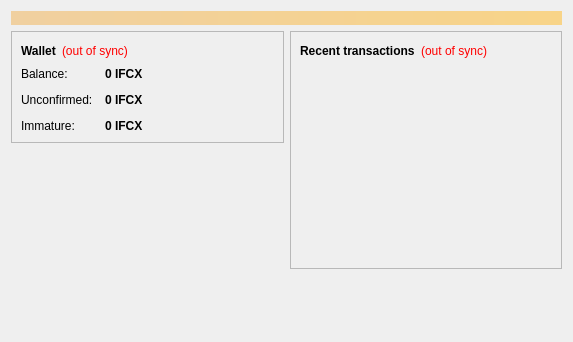
<?xml version="1.0" encoding="UTF-8"?>
<ui version="4.0">
 <class>OverviewPage</class>
 <widget class="QWidget" name="OverviewPage">
  <property name="geometry">
   <rect>
    <x>0</x>
    <y>0</y>
    <width>573</width>
    <height>342</height>
   </rect>
  </property>
  <property name="windowTitle">
   <string>Form</string>
  </property>
  <layout class="QVBoxLayout" name="topLayout">
   <item>
    <widget class="QLabel" name="labelAlerts">
     <property name="visible">
      <bool>false</bool>
     </property>
     <property name="styleSheet">
      <string notr="true">background-color: qlineargradient(x1: 0, y1: 0, x2: 1, y2: 0, stop:0 #F0D0A0, stop:1 #F8D488); color:#000000;</string>
     </property>
     <property name="wordWrap">
      <bool>true</bool>
     </property>
     <property name="margin">
      <number>3</number>
     </property>
    </widget>
   </item>
   <item>
    <layout class="QHBoxLayout" name="horizontalLayout" stretch="1,1">
     <item>
      <layout class="QVBoxLayout" name="verticalLayout_2">
       <item>
        <widget class="QFrame" name="frame">
         <property name="frameShape">
          <enum>QFrame::StyledPanel</enum>
         </property>
         <property name="frameShadow">
          <enum>QFrame::Raised</enum>
         </property>
         <layout class="QVBoxLayout" name="verticalLayout_4">
          <item>
           <layout class="QHBoxLayout" name="horizontalLayout_4">
            <item>
             <widget class="QLabel" name="label_5">
              <property name="font">
               <font>
                <weight>75</weight>
                <bold>true</bold>
               </font>
              </property>
              <property name="text">
               <string>Wallet</string>
              </property>
             </widget>
            </item>
            <item>
             <widget class="QLabel" name="labelWalletStatus">
              <property name="toolTip">
               <string>The displayed information may be out of date. Your wallet automatically synchronizes with the Informcoin network after a connection is established, but this process has not completed yet.</string>
              </property>
              <property name="styleSheet">
               <string notr="true">QLabel { color: red; }</string>
              </property>
              <property name="text">
               <string notr="true">(out of sync)</string>
              </property>
              <property name="alignment">
               <set>Qt::AlignLeading|Qt::AlignLeft|Qt::AlignVCenter</set>
              </property>
             </widget>
            </item>
            <item>
             <spacer name="horizontalSpacer_2">
              <property name="orientation">
               <enum>Qt::Horizontal</enum>
              </property>
              <property name="sizeHint" stdset="0">
               <size>
                <width>40</width>
                <height>20</height>
               </size>
              </property>
             </spacer>
            </item>
           </layout>
          </item>
          <item>
           <layout class="QFormLayout" name="formLayout_2">
            <property name="fieldGrowthPolicy">
             <enum>QFormLayout::AllNonFixedFieldsGrow</enum>
            </property>
            <property name="horizontalSpacing">
             <number>12</number>
            </property>
            <property name="verticalSpacing">
             <number>12</number>
            </property>
            <item row="0" column="0">
             <widget class="QLabel" name="label">
              <property name="text">
               <string>Balance:</string>
              </property>
             </widget>
            </item>
            <item row="0" column="1">
             <widget class="QLabel" name="labelBalance">
              <property name="font">
               <font>
                <weight>75</weight>
                <bold>true</bold>
               </font>
              </property>
              <property name="cursor">
               <cursorShape>IBeamCursor</cursorShape>
              </property>
              <property name="toolTip">
               <string>Your current balance</string>
              </property>
              <property name="text">
               <string notr="true">0 IFCX</string>
              </property>
              <property name="textInteractionFlags">
               <set>Qt::LinksAccessibleByMouse|Qt::TextSelectableByKeyboard|Qt::TextSelectableByMouse</set>
              </property>
             </widget>
            </item>
            <item row="1" column="0">
             <widget class="QLabel" name="label_3">
              <property name="text">
               <string>Unconfirmed:</string>
              </property>
             </widget>
            </item>
            <item row="1" column="1">
             <widget class="QLabel" name="labelUnconfirmed">
              <property name="font">
               <font>
                <weight>75</weight>
                <bold>true</bold>
               </font>
              </property>
              <property name="cursor">
               <cursorShape>IBeamCursor</cursorShape>
              </property>
              <property name="toolTip">
               <string>Total of transactions that have yet to be confirmed, and do not yet count toward the current balance</string>
              </property>
              <property name="text">
               <string notr="true">0 IFCX</string>
              </property>
              <property name="textInteractionFlags">
               <set>Qt::LinksAccessibleByMouse|Qt::TextSelectableByKeyboard|Qt::TextSelectableByMouse</set>
              </property>
             </widget>
            </item>
            <item row="2" column="0">
             <widget class="QLabel" name="labelImmatureText">
              <property name="text">
               <string>Immature:</string>
              </property>
             </widget>
            </item>
            <item row="2" column="1">
             <widget class="QLabel" name="labelImmature">
              <property name="font">
               <font>
                <weight>75</weight>
                <bold>true</bold>
               </font>
              </property>
              <property name="toolTip">
               <string>Mined balance that has not yet matured</string>
              </property>
              <property name="text">
               <string notr="true">0 IFCX</string>
              </property>
              <property name="textInteractionFlags">
               <set>Qt::LinksAccessibleByMouse|Qt::TextSelectableByKeyboard|Qt::TextSelectableByMouse</set>
              </property>
             </widget>
            </item>
           </layout>
          </item>
         </layout>
        </widget>
       </item>
       <item>
        <spacer name="verticalSpacer">
         <property name="orientation">
          <enum>Qt::Vertical</enum>
         </property>
         <property name="sizeHint" stdset="0">
          <size>
           <width>20</width>
           <height>40</height>
          </size>
         </property>
        </spacer>
       </item>
      </layout>
     </item>
     <item>
      <layout class="QVBoxLayout" name="verticalLayout_3">
       <item>
        <widget class="QFrame" name="frame_2">
         <property name="frameShape">
          <enum>QFrame::StyledPanel</enum>
         </property>
         <property name="frameShadow">
          <enum>QFrame::Raised</enum>
         </property>
         <layout class="QVBoxLayout" name="verticalLayout">
          <item>
           <layout class="QHBoxLayout" name="horizontalLayout_2">
            <item>
             <widget class="QLabel" name="label_4">
              <property name="text">
               <string>&lt;b&gt;Recent transactions&lt;/b&gt;</string>
              </property>
             </widget>
            </item>
            <item>
             <widget class="QLabel" name="labelTransactionsStatus">
              <property name="toolTip">
               <string>The displayed information may be out of date. Your wallet automatically synchronizes with the Informcoin network after a connection is established, but this process has not completed yet.</string>
              </property>
              <property name="styleSheet">
               <string notr="true">QLabel { color: red; }</string>
              </property>
              <property name="text">
               <string notr="true">(out of sync)</string>
              </property>
              <property name="alignment">
               <set>Qt::AlignRight|Qt::AlignTrailing|Qt::AlignVCenter</set>
              </property>
             </widget>
            </item>
            <item>
             <spacer name="horizontalSpacer">
              <property name="orientation">
               <enum>Qt::Horizontal</enum>
              </property>
              <property name="sizeHint" stdset="0">
               <size>
                <width>40</width>
                <height>20</height>
               </size>
              </property>
             </spacer>
            </item>
           </layout>
          </item>
          <item>
           <widget class="QListView" name="listTransactions">
            <property name="styleSheet">
             <string notr="true">QListView { background: transparent; }</string>
            </property>
            <property name="frameShape">
             <enum>QFrame::NoFrame</enum>
            </property>
            <property name="verticalScrollBarPolicy">
             <enum>Qt::ScrollBarAlwaysOff</enum>
            </property>
            <property name="horizontalScrollBarPolicy">
             <enum>Qt::ScrollBarAlwaysOff</enum>
            </property>
            <property name="selectionMode">
             <enum>QAbstractItemView::NoSelection</enum>
            </property>
           </widget>
          </item>
         </layout>
        </widget>
       </item>
       <item>
        <spacer name="verticalSpacer_2">
         <property name="orientation">
          <enum>Qt::Vertical</enum>
         </property>
         <property name="sizeHint" stdset="0">
          <size>
           <width>20</width>
           <height>40</height>
          </size>
         </property>
        </spacer>
       </item>
      </layout>
     </item>
    </layout>
   </item>
  </layout>
 </widget>
 <resources/>
 <connections/>
</ui>
